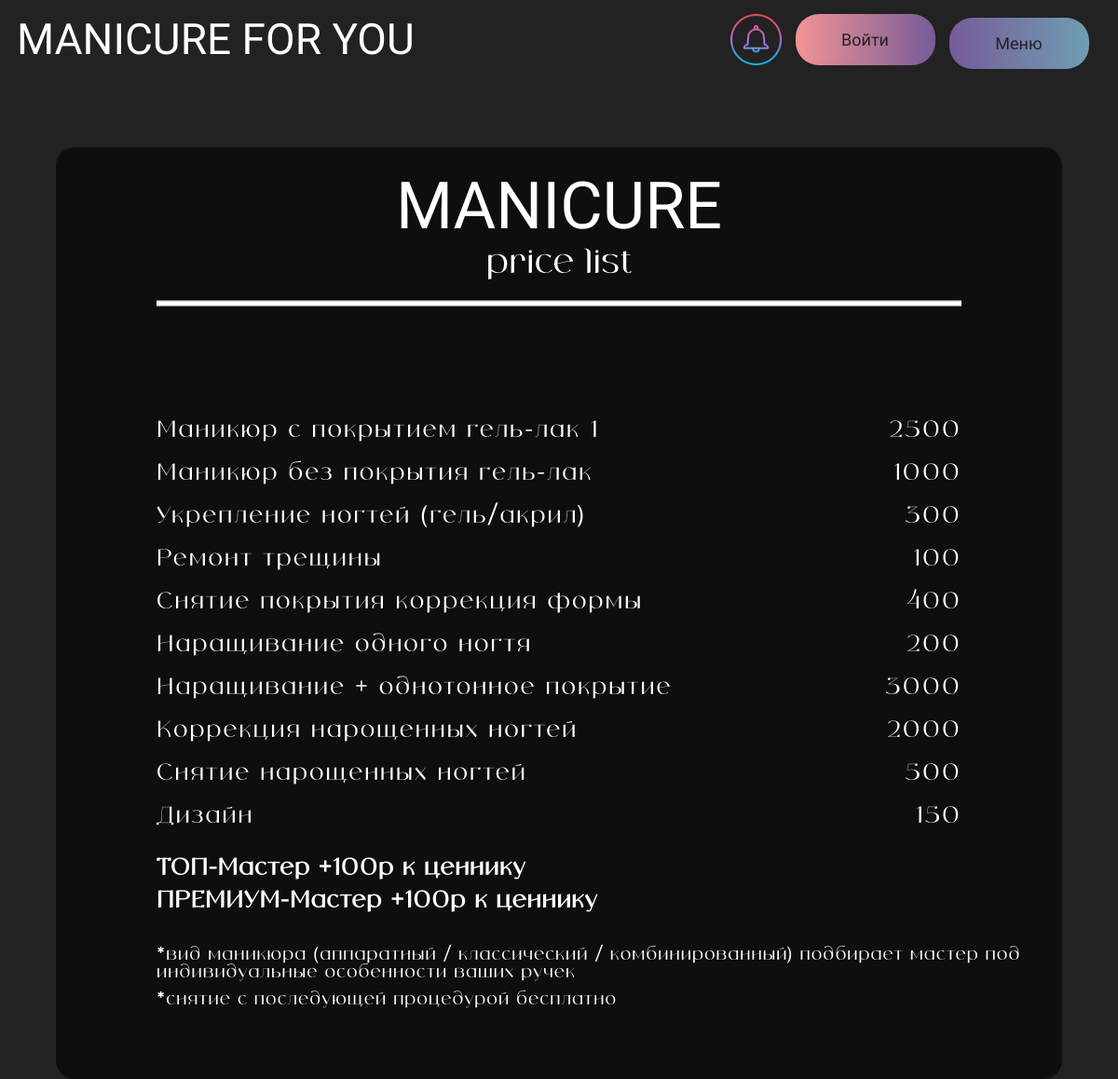
Page /localhost/ViewKlient/price.php on the committed database.
### tables this page shows
CREATE TABLE `Services` (
  `IdServices` int UNSIGNED NOT NULL,
  `Name` varchar(200) NOT NULL,
  `Price` int NOT NULL
);

### localhost/ViewKlient/price.php (the view, shortened to what this page needs)
<?php
	include "../config.php";
	$result = mysqli_query($conn, "select * from Services")
?>
<!DOCTYPE html>
<html lang="en">
<head>
	<link rel="stylesheet" href="styleKlients.css" type="text/css" />
</head>
<body>
	<header class="head_main">
		<div class="text_head">
			<p><a href="main_page.php">MANICURE FOR YOU</a></p>
		</div>
		<div class="buttons_head">
			<a href="notifications/notification.php"><img class="notImg" src="../images/notification.png"></a>
			<?php
			if (isset($_SESSION["IdKlient"])) {
			    echo '<button class="button1_head"><a href="KlientAccount/accountMain.php">Аккаунт</a></button>';
			} else {
			    echo '<button class="button1_head"><a href="login.php">Войти</a></button>';
			}
			?>
			<div class="button2_head">
				<ul class="head_menu">
					<li class="text_button_head"><a href="main_page.php">Меню</a>
					</li>
				</ul>
			</div>
		</div>
	</header>
	<main class="price_main">
		<div class="price_container">
			<div class="price_head_text">
				<p class="price_head_text1">MANICURE</p>
				<p class="price_head_text2">price list</p>
				<img class="price_line" src="../images/line.png">
			</div>
			<div class="price_body">
				<?php
					while($pricedb = mysqli_fetch_assoc($result))
					{
				?>
				<div class="price_display">
					<div class="price_name_text">
						<p><?php echo $pricedb['Name']?></p>
					</div>
					<div class="price_price_text">
						<p><?php echo $pricedb['Price']?></p>
					</div>
				</div>
				<?php
					}
				?>
				<div class="price_text1">
					<p class="price_text11"><b>ТОП-Мастер +100р к ценнику</b></p>
					<p class="price_text11"><b>ПРЕМИУМ-Мастер +100р к ценнику</b></p>
					<br/>
					<p class="price_text2">*вид маникюра (аппаратный / классический / комбинированный) подбирает мастер под индивидуальные особенности ваших ручек</p>
					<p class="price_text2">*снятие с последующей процедурой бесплатно</p>
				</div>
			</div>
		</div>
	</main>
</body>
</html>

### localhost/ViewKlient/styleKlients.css (style rules this page uses)
* { margin: 0; padding: 0; border: 0; }
body { background: #222222; }
.head_main { display:flex; flex-flow: row; justify-content: space-between; z-index: 5; }
.text_head { display: inline-block; margin-left: 1.5%; margin-top: 15px; padding: 0; margin-right: auto; color: #FFFFFF; position: relative; font-family: "Spinnaker", sans-serif; font-size: 46px; float: left; }
.text_head a { text-decoration: none; color: #ffffff; }
.buttons_head { margin-top: 15px; margin-right:2%; display: flex; justify-content: space-around; width: 400px; }
.notImg { height: 55px; }
.button1_head { display: inline-block; width: 150px; height: 55px; background: linear-gradient(90deg, #F39494,#765B99); background-repeat: no-repeat; background-size: cover; border-radius: 25px; font-family: "Spinnaker", sans-serif; color: #222222; font-size: 18px; }
.button1_head a { text-decoration: none; color: #222222; }
.button2_head { display: inline-block; }
.head_menu li { width: 150px; height: 55px; background: linear-gradient(90deg, #765B99,#6F9EB2); border-radius: 25px; position: relative; margin-top: 2.5%; list-style-type: none; text-align: center; font-family: "Spinnaker", sans-serif; color: #222222; font-size: 18px; z-index: 5; }
.head_menu a { color: #222222; text-decoration: none; display: block; height: 55px; padding: 0 10px; line-height: 55px; }
.price_main { width: 100%; height: 100%; padding-top: 7%; display: block; z-index: 4; }
.price_container { width: 90%; display: flex; flex-flow: row wrap; margin: auto; background: #0E0E0E; border-radius: 20px; position: relative; height: 1000px; z-index: 2; align-content: center; }
.price_head_text { position: absolute; display: flex; flex-flow: column; justify-content: center; color: white; width: 100%; text-align: center; padding-top: 2%; }
.price_head_text1 { font-family: "Nixie One", system-ui; font-size: 70px; }
.price_head_text2 { font-family: 'VetrinoRegular'; font-size: 36px; }
.price_line { padding-top: 2%; width: 80%; margin-right: auto; margin-left: auto; }
.price_body { font-family: 'VetrinoRegular'; font-size: 24px; color: white; padding-left: 10%; width: 80%; }
.price_display { display: flex; flex-flow: row; justify-content: space-between; }
.price_name_text p { padding-top: 20px; letter-spacing: 2px; }
.price_price_text p { padding-top: 20px; letter-spacing: 2px; text-align: center; }
.price_text1 { font-family: 'VetrinoRegular'; margin-top: 20px; color: white; letter-spacing: 1px; position: absolute; }
.price_text2 { padding-top: 1%; font-size: 18px; }
.price_text11 { padding-top: 1%; font-size: 24px; }

### rows in the picture
services: Name "Маникюр с покрытием гель-лак 1", Price "2500"
services: Name "Маникюр без покрытия гель-лак", Price "1000"
services: Name "Укрепление ногтей (гель/акрил)", Price "300"
services: Name "Ремонт трещины", Price "100"
services: Name "Снятие покрытия коррекция формы", Price "400"
services: Name "Наращивание одного ногтя", Price "200"
services: Name "Наращивание + однотонное покрытие", Price "3000"
services: Name "Коррекция нарощенных ногтей", Price "2000"
services: Name "Снятие нарощенных ногтей", Price "500"
services: Name "Дизайн", Price "150"
